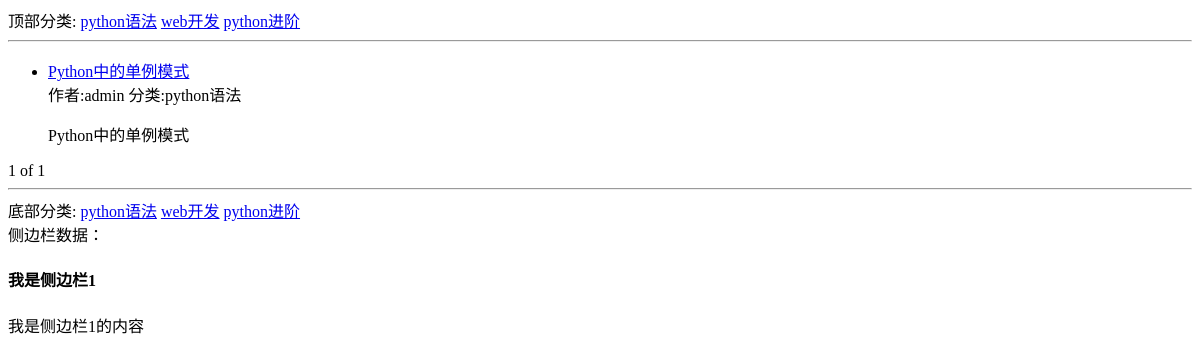
The page /tag/1/ on the database as committed earlier.
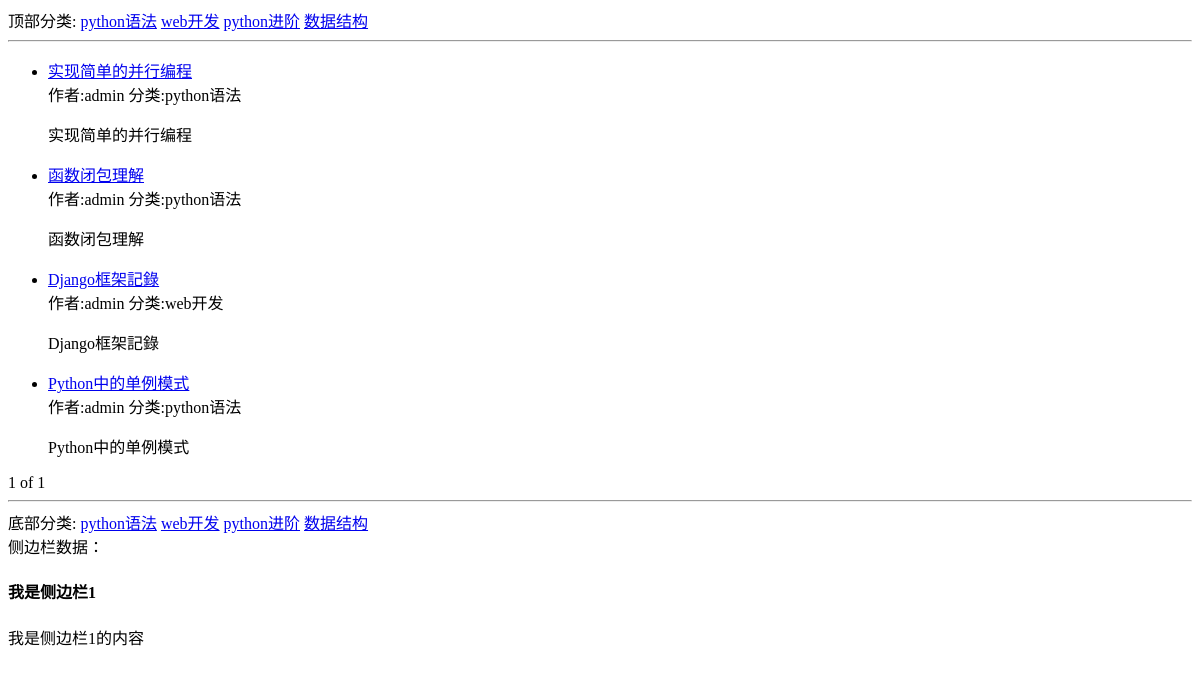
The same page on the database as committed later.
### blog/models.py (models this page shows, shortened)
class Category(models.Model):
    STATUS_NORMAL = 1
    STATUS_DELETE = 0
    STATUS_ITEMS = [
        (STATUS_NORMAL, '正常'),
        (STATUS_DELETE, '删除'),
    ]
    name = models.CharField(max_length=128, verbose_name="名称")
    status = models.PositiveIntegerField(default=STATUS_NORMAL, choices=STATUS_ITEMS, verbose_name="状态")
    is_nav = models.BooleanField(default=False, verbose_name="是否为导航")
    owner = models.ForeignKey(User, verbose_name="作者")
    created_time = models.DateTimeField(auto_now_add=True, verbose_name="创建时间")
    class Meta:
        verbose_name = verbose_name_plural = "分类"
    @classmethod
    def get_navs(cls):
        categories = cls.objects.filter(status=cls.STATUS_NORMAL)
        nav_categories = []
        normal_categories = []
        for ca in categories:
            if ca.is_nav:
                nav_categories.append(ca)
            else:
                normal_categories.append(ca)
        return {
            'nav': nav_categories,
            'categories': normal_categories
        }

class Post(models.Model):
    STATUS_NORMAL = 1
    STATUS_DELETE = 0
    STATUS_DRAFT = 2
    STATUS_ITEMS = [
        (STATUS_NORMAL, '正常'),
        (STATUS_DELETE, '删除'),
        (STATUS_DRAFT, '草稿'),
    ]
    title = models.CharField(max_length=128, verbose_name="标题")
    desc = models.CharField(max_length=1024, blank=True, verbose_name="摘要")
    content = models.TextField(verbose_name="正文", help_text="正文必须为mark down格式")
    status = models.PositiveIntegerField(default=STATUS_NORMAL, choices=STATUS_ITEMS, verbose_name="状态")
    category = models.ForeignKey(Category, verbose_name="分类")
    tag = models.ManyToManyField(Tag, verbose_name="标签")
    owner = models.ForeignKey(User, verbose_name="作者")
    created_time = models.DateTimeField(auto_now_add=True, verbose_name="创建时间")
    pv = models.PositiveIntegerField(default=1)
    uv = models.PositiveIntegerField(default=1)
    class Meta:
        verbose_name = verbose_name_plural = "文章"
        ordering = ['-id']  #根据Id进行降序排列

### config/models.py (models this page shows)
class SideBar(models.Model):
    STATUS_SHOW = 1
    STATUS_HIDE = 0
    STATUS_ITEMS = (
        (STATUS_SHOW, '展示'),
        (STATUS_HIDE, '隐藏'),
    )
    DISPLAY_HTML = 1
    DISPLAY_LATEST = 2
    DISPLAY_HOT = 3
    DISPLAY_COMMENT = 4
    SIDE_TYPE = (
        (DISPLAY_HTML, 'HTML'),
        (DISPLAY_LATEST, '最新文章'),
        (DISPLAY_HOT, '最热文章'),
        (DISPLAY_COMMENT, '最新评论'),
    )
    title = models.CharField(max_length=50, verbose_name="标题")
    display_type = models.PositiveIntegerField(default=1, choices=SIDE_TYPE, verbose_name="展示类型")
    content = models.CharField(max_length=500, blank=True, verbose_name="内容",
                               help_text="如果设置的不是HTML类型，可为空")
    status = models.PositiveIntegerField(default=1, choices=STATUS_ITEMS, verbose_name="状态")
    owner = models.ForeignKey(User, verbose_name="作者")
    created_time = models.DateTimeField(auto_now_add=True, verbose_name="创建时间")
    class Meta:
        verbose_name = verbose_name_plural = "侧边栏"
    @classmethod
    def get_all(cls):
        return cls.objects.filter(status=cls.STATUS_SHOW)
    @property
    def content_html(self):
        from blog.models import Post
        from comment.models import Comment
        result = ''
        if self.display_type == self.DISPLAY_HTML:
            result = self.content
        elif self.display_type == self.DISPLAY_LATEST:
            posts = Post.latest_posts()
            context = {
                'posts': posts
            }
            result = render_to_string('config/blocks/sidebar_posts.html', context)
        elif self.display_type == self.DISPLAY_HOT:
            posts = Post.hot_posts()
            context = {
                'posts': posts
            }
            result = render_to_string('config/blocks/sidebar_posts.html', context)
        elif self.display_type == self.DISPLAY_COMMENT:
            comments = Comment.objects.filter(status=Comment.STATUS_NORMAL)
            context = {
                'comments': comments
            }
            result = render_to_string('config/blocks/sidebar_comment.html', context)
        return result

### blog/views.py (the view, shortened to what this page needs)
# urls.py: url(r'^tag/(?P<tag_id>\d+)/$', TagView.as_view(), name='tag_list'),
class TagView(IndexView):
    def get_queryset(self):
        qs = super().get_queryset()
        tag_id = self.kwargs.get('tag_id')
        return qs.filter(tag__id=tag_id)

### blog/views.py (called while the page is built)
    def get_context_data(self, **kwargs):
        context = super().get_context_data(**kwargs)
        context.update({
            'sidebars': SideBar.get_all()
        })
        context.update(Category.get_navs())
        return context

### typeidea/templates/blog/list.html (shortened to what this page needs)
{% extends './base.html' %}
{% block main%}
    <ul>
        {% for post in post_list %}
        <li>
            <a href="{% url 'post_detail' post.id %}">{{ post.title }}</a>
            <div>
                <span>作者:{{ post.owner.username}}</span>
                <span>分类:{{ post.category.name }}</span>
            </div>
            <p>
                {{ post.desc }}
            </p>
        </li>
        {% endfor %}
    </ul>
{% if page_obj %}
{{ page_obj.number }} of {{ paginator.num_pages }}
{% endif %}
{% endblock %}

### typeidea/templates/blog/base.html (shortened to what this page needs)
<!DOCTYPE html>
<html lang="en">
<head>
</head>
<body>
<div>顶部分类:
    {% for cate in nav %}
    <a href="{% url 'category_list' cate.id %}">{{ cate.name }}</a>
    {% endfor %}
</div>
<hr>
{% block main %}
{% endblock %}
<hr>
<div>底部分类:
    {% for cate in nav %}
     <a href="{% url 'category_list' cate.id %}">{{ cate.name }}</a>
    {% endfor %}
</div>
<div>侧边栏数据：
    {% for side in sidebars %}
    <h4>{{ side.title }}</h4>
        {{ side.content_html }}
    {% endfor %}
</div>
</body>
</html>

Rows that differ between the two databases and show on the page:
added Category: name "数据结构"
added Post: title "实现简单的并行编程", owner.username "admin", category.name "python语法", desc "实现简单的并行编程"
added Post: title "函数闭包理解", owner.username "admin", category.name "python语法", desc "函数闭包理解"
added Post: title "Django框架記錄", owner.username "admin", category.name "web开发", desc "Django框架記錄"
